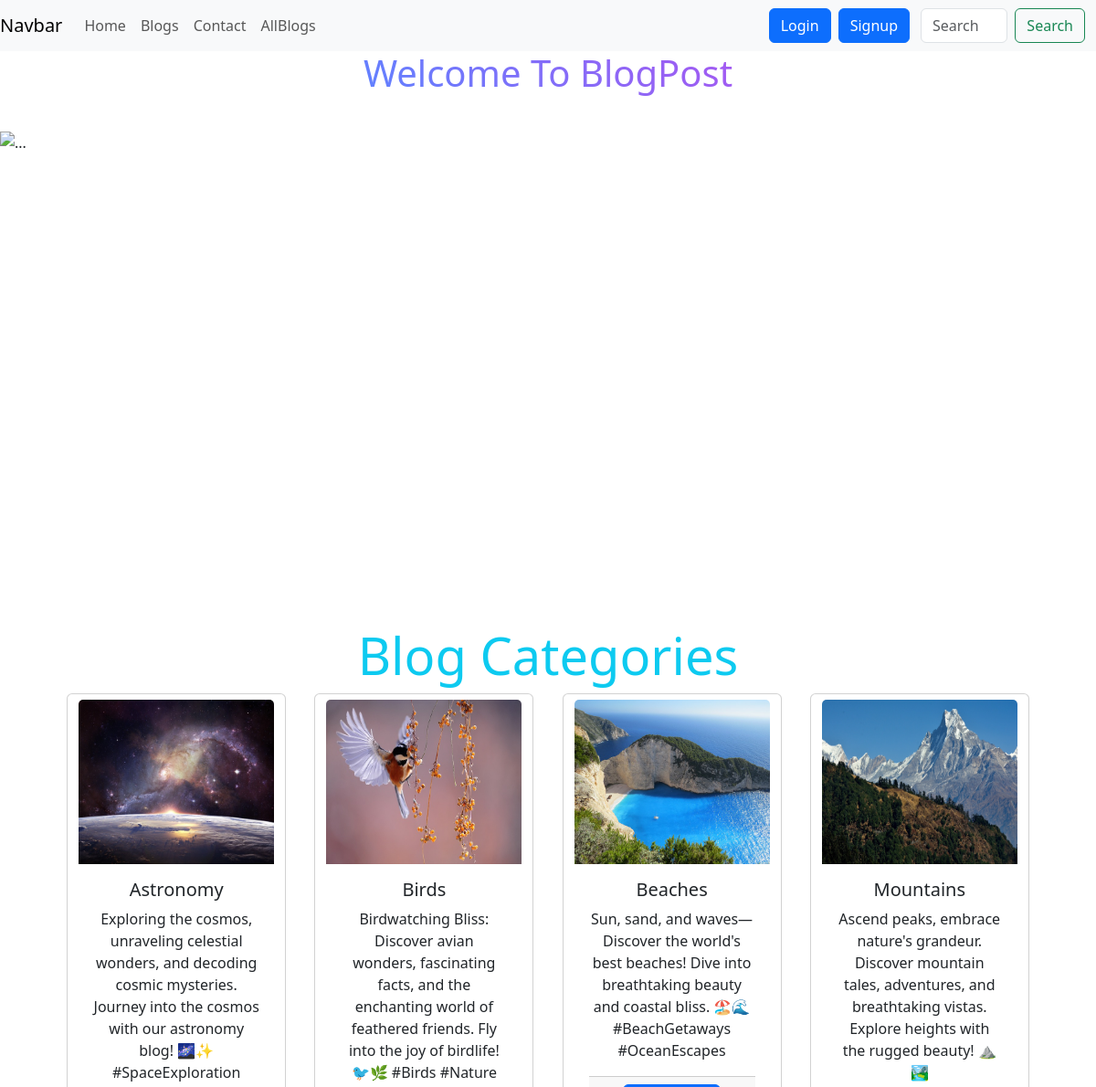
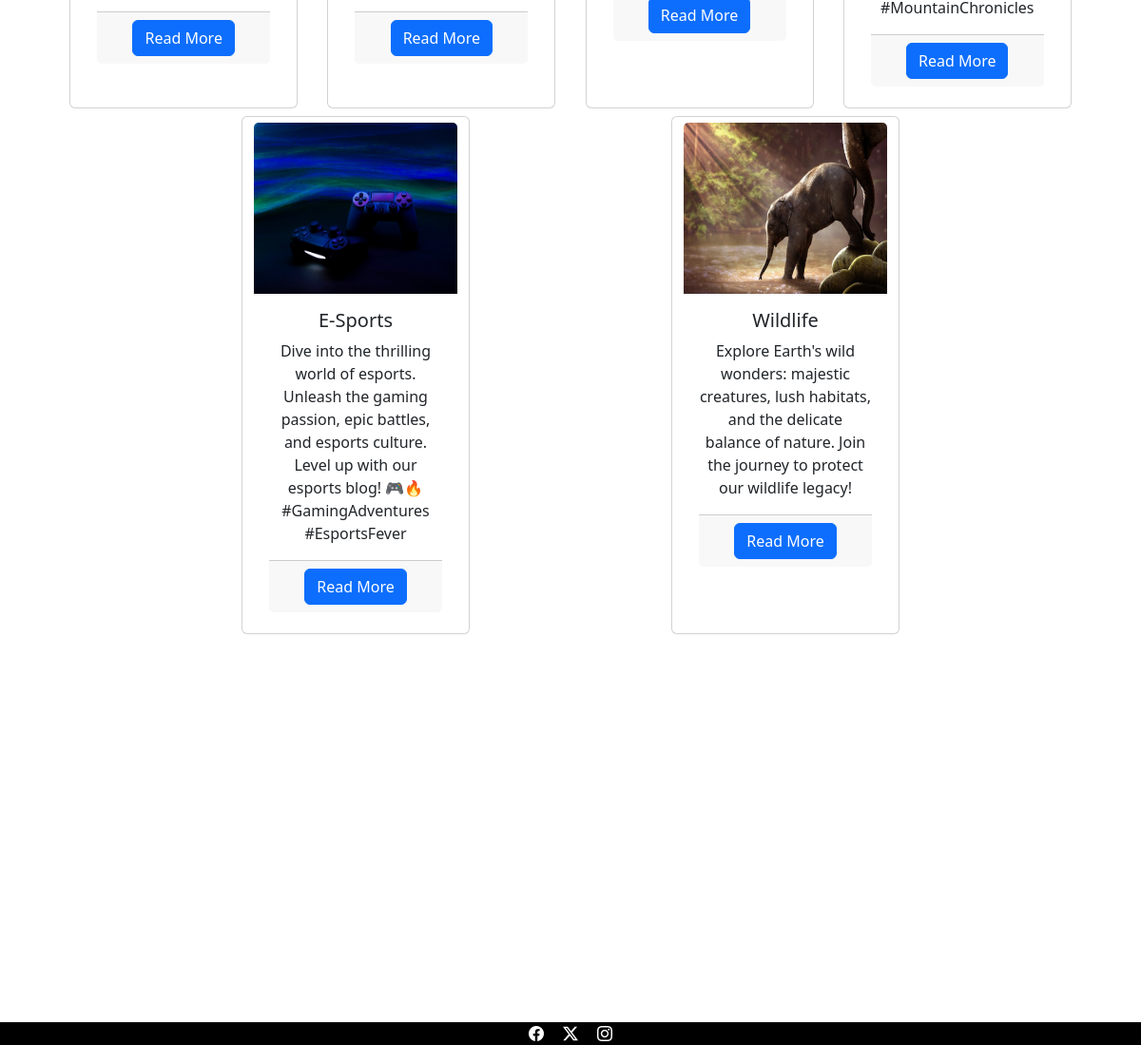
The page / on the database its author committed (2 pictures, top to bottom).
### myBlogs/models.py (models this page shows, shortened)
class blog_category(models.Model):
    blog_cat = models.CharField(max_length=60,unique=True)
    blogcat_img = models.ImageField(upload_to='images/')
    blogcat_description=models.TextField(max_length=200)

### myBlogs/views.py (the view)
# urls.py: 2. Add a URL to urlpatterns:  path('', views.home, name='home')
def home(request):
    x=blog_category.objects.all()
    return render(request, 'myBlogs/home.html',{"category":x})

### myBlogs/templates/myBlogs/home.html (shortened to what this page needs)
<!DOCTYPE html>
<html lang="en">
<head>
  <link href="https://cdn.jsdelivr.net/npm/bootstrap@5.3.2/dist/css/bootstrap.min.css" rel="stylesheet"
>
  {%include 'myBlogs/navigation_bar.html' %}
</head>
<body>
  <h1 style="padding-bottom:2vh;" class="text-center rainbow-neon padding-bottom:5vw">Welcome To BlogPost</h1>
  <div  id="carouselExampleAutoplaying" class="carousel slide" data-bs-ride="carousel" style="display: block;
    height: fit-content;
    /* max-height: 50vw; */
    align-content: center;
    margin:2vw 0vw 0vw 0vw;
    ">
    <div class="carousel-inner" style="height: 45vw; display: flex;">
      <div class="carousel-item active " style="object-fit:fill;">
        <img src="https://cdn.pixabay.com/photo/2017/06/11/02/05/wheat-2391348_640.jpg" class="d-block w-100" alt="...">
        <div class="carousel-caption d-md-block">
          <h5>Wheat Feild</h5>
          <p>Major Food product of the world</p>
        </div>
      </div>
      <button class="carousel-control-prev" type="button" data-bs-target="#carouselExampleAutoplaying"
        data-bs-slide="prev">
        <span class="carousel-control-prev-icon" aria-hidden="true"></span>
      </button>
      <button class="carousel-control-next" type="button" data-bs-target="#carouselExampleAutoplaying"
        data-bs-slide="next">
        <span class="carousel-control-next-icon" aria-hidden="true"></span>
      </button>
    </div>
    <div class="container text-center mb-4">
      <h3 class="display-4 text-info">Blog Categories</h3>
      {% if category %}
      <div class="d-flex flex-wrap justify-content-evenly">
        {% for y in category %}
        <div id="My_card" class="card mb-2 btn btn-outline-secondary" style="width: 20vw; min-height:5vw;">
          <img src="{{ y.blogcat_img.url }}" class="card-img-top" alt="..." style="height: 15vw">
          <div class="card-body">
            <h5 class="card-title">{{ y.blog_cat }}</h5>
            <p class="card-text">{{ y.blogcat_description }}</p>
            <div class="card-footer">
              <a href="{% url 'allblogs' %}?category={{y.blog_cat}}" type="submit" class="btn btn-primary">Read More</a>
            </div>
          </div>
        </div>
        {% endfor %}
      </div>
      {% endif %}
    </div>
    <footer>
      {% include "myBlogs/footer.html" %}
    </footer>
</body>
</html>

### myBlogs/templates/myBlogs/navigation_bar.html (shortened to what this page needs)
<!DOCTYPE html>
<html lang="en">
<head>
</head>
<body>
  <nav class="navbar navbar-expand-lg navbar-light bg-light">
    <a class="navbar-brand" href="#">Navbar</a>
    <div class="collapse navbar-collapse" id="navbarNav">
      <ul class="navbar-nav" style="margin-right: 40vw;">
        <li class="nav-item active">
          <a class="nav-link" href="/home">Home </a>
        </li>
        <li class="nav-item">
          <a class="nav-link" href="/blog">Blogs</a>
        </li>
        <li class="nav-item">
          <a class="nav-link" href="/contact">Contact</a>
        </li>
        <li class="nav-item">
          <a class="nav-link" href="/allblogs">AllBlogs</a>
        </li>
      </ul>
      {% if user.is_authenticated %}
      <p class="px-2 mt-2">Welcome <b>{{ user.username }}</b></p>
        <a class="btn btn-primary" href="{% url 'logoutuser' %}">Logout</a>
      {% else %}
      <form class="px-2" action="{% url 'loginuser' %}" methord="get">
        <button class="btn btn-primary" type="submit">Login</button>
      </form>
      <form action="{% url 'signupuser' %}" methord="get">
        <button class="btn btn-primary" type="submit">Signup</button>
      </form>
      {% endif %}
      <div class="container-fluid">
        <form class="d-flex" method="post" action="{% url 'find_blog' %}" role="search">
          <input class="form-control me-2" type="search" placeholder="Search" aria-label="Search" name="blog_search">
          <button class="btn btn-outline-success" type="submit">Search</button>
        </form>
      </div>
    </div>
  </nav>
</body>
</html>

### myBlogs/templates/myBlogs/footer.html (shortened to what this page needs)
<!DOCTYPE html>
<html lang="en">
<head>
    <link href="https://cdn.jsdelivr.net/npm/bootstrap@5.3.2/dist/css/bootstrap.min.css" rel="stylesheet">
    <link rel="stylesheet" href="https://cdn.jsdelivr.net/npm/bootstrap-icons@1.11.3/font/bootstrap-icons.min.css">
</head>
<body>
    <div  class="w-100 bg-black d-flex justify-content-center" style="margin-top: 50vh;">
        <a href="https://www.facebook.com" target="_blank">
            <i class="bi bi-facebook" style="color: white; margin: 0 10px;" ></i>
        </a>
        <a href="https://www.x.com" target="_blank">
            <i class="bi bi-twitter-x" style="color: white; margin: 0 10px; "></i>
        </a>
        <a href="https://www.instagram.com" target="_blank">
            <i class="bi bi-instagram" style="color: white; margin: 0 10px;"></i>
        </a>
    </div>
</body>
</html>

### myBlogs/templates/myBlogs/home.html (style rules this page uses)
.rainbow-neon { background-image: linear-gradient(45deg, #f3626b, #6181ff, #a25bf2, #ffc100); -webkit-background-clip: text; -webkit-text-fill-color: transparent; animation: rainbow-keyframe 3s linear infinite; }

### rows shown on the page
blog_category: blogcat_img (picture), blog_cat "Astronomy", blogcat_description "Exploring the cosmos, unraveling celestial wonders, and decoding cosmic mysteries. Journey into the cosmos with our astronomy blog! 🌌✨ #SpaceExploration"
blog_category: blogcat_img (picture), blog_cat "Birds", blogcat_description "Birdwatching Bliss: Discover avian wonders, fascinating facts, and the enchanting world of feathered friends. Fly into the joy of birdlife! 🐦🌿 #Birds #Nature"
blog_category: blogcat_img (picture), blog_cat "Beaches", blogcat_description "Sun, sand, and waves—Discover the world's best beaches! Dive into breathtaking beauty and coastal bliss. 🏖️🌊 #BeachGetaways #OceanEscapes"
blog_category: blogcat_img (picture), blog_cat "Mountains", blogcat_description "Ascend peaks, embrace nature's grandeur. Discover mountain tales, adventures, and breathtaking vistas. Explore heights with the rugged beauty! ⛰️🏞️ #MountainChronicles"
blog_category: blogcat_img (picture), blog_cat "E-Sports", blogcat_description "Dive into the thrilling world of esports. Unleash the gaming passion, epic battles, and esports culture. Level up with our esports blog! 🎮🔥 #GamingAdventures #EsportsFever"
blog_category: blogcat_img (picture), blog_cat "Wildlife", blogcat_description "Explore Earth's wild wonders: majestic creatures, lush habitats, and the delicate balance of nature. Join the journey to protect our wildlife legacy!"
